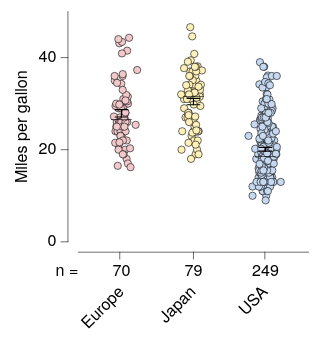

Describe this chart as a Vega-Lite specification.
### Vega-Lite specification from a JSON file in a GitHub repository (floating-point values rounded to 4 significant figures; data arrays with more than 128 entries replaced by an {"elided": "..."} marker saying what was removed)
{"background": null, "config": {"arc": {"fill": "#DBDBDB", "fillOpacity": 1.0, "innerRadius": 25.0, "padAngle": 0.03, "stroke": "black", "strokeOpacity": 1, "strokeWidth": 0.25}, "area": {"fill": "#DBDBDB", "fillOpacity": 1.0, "stroke": "black", "strokeOpacity": 1, "strokeWidth": 0.25}, "axis": {"domain": true, "domainCap": "round", "domainColor": "black", "domainWidth": 0.25, "grid": false, "gridCap": "round", "gridColor": "#F1F1F1", "gridDash": [0, 0], "gridOpacity": 1.0, "gridWidth": 0.25, "labelColor": "black", "labelFont": "HelveticaNeue", "labelFontSize": 7, "labelFontStyle": "normal", "labelFontWeight": 400, "offset": 4.5, "ticks": true, "tickCap": "round", "tickColor": "black", "tickSize": 3, "tickWidth": 0.25, "titleColor": "black", "titleFont": "HelveticaNeue", "titleFontSize": 7, "titleFontStyle": "normal", "titleFontWeight": 400}, "axisX": {"domain": true, "labelAlign": "center", "labelAngle": 0, "labels": true, "ticks": true, "translate": 0}, "axisY": {"domain": true, "labelAlign": "right", "labelAngle": 0, "labels": true, "ticks": true, "translate": 0}, "axisRight": {"domain": true, "labelAlign": "left", "labelAngle": 0, "labels": true, "ticks": true, "translate": 0}, "axisTop": {"domain": true, "labelAlign": "center", "labelAngle": 0, "labels": true, "ticks": true, "translate": 0}, "bar": {"fill": "#DBDBDB", "fillOpacity": 1.0, "stroke": "black", "strokeOpacity": 1, "strokeWidth": 0.25}, "boxplot": {"size": 9.0, "ticks": {"cornerRadius": 0.25, "fill": "black", "size": 4.5, "thickness": 0.25}, "box": {"fillOpacity": 1.0, "stroke": "black", "strokeOpacity": 1, "strokeWidth": 0.25}, "median": {"fill": "black", "fillOpacity": 1.0, "size": 9.0, "thickness": 0.25}, "rule": {"fill": "black", "fillOpacity": 1.0, "size": 10.0, "stroke": "black", "strokeDash": [0, 0], "strokeOpacity": 1, "strokeWidth": 0.25}, "outliers": {"color": "black", "fill": "black", "fillOpacity": 1.0, "size": 0, "stroke": "black", "strokeOpacity": 1, "strokeWidth": 0.25}}, "circle": {"fill": "black", "fillOpacity": 1.0, "size": 0.5, "stroke": "black", "strokeOpacity": 1, "strokeWidth": 0.25}, "errorband": {"band": {"fillOpacity": 0.6, "stroke": null, "strokeWidth": 0.25, "strokeOpacity": 1}, "borders": {"opacity": 0, "strokeOpacity": 0.25, "strokeWidth": 1}}, "errorbar": {"opacity": 1, "rule": {"strokeDash": [0, 0], "strokeWidth": 0.5}, "ticks": {"color": "black", "cornerRadius": 0.25, "opacity": 1, "size": 6.0, "thickness": 0.5}, "thickness": 0.5}, "font": "HelveticaNeue", "geoshape": {"fill": "#DBDBDB", "fillOpacity": 1.0, "stroke": "black", "strokeOpacity": 1, "strokeWidth": 0.25}, "header": {"labelColor": "black", "labelFont": "HelveticaNeue", "labelFontSize": 7, "labelFontStyle": "normal", "labelFontWeight": 400, "titleColor": "black", "titleFont": "HelveticaNeue", "titleFontSize": 7, "titleFontStyle": "normal", "titleFontWeight": 400, "titlePadding": 0}, "legend": {"disable": false, "offset": 4.5, "gradientLength": 50.0, "gradientThickness": 5.0, "gradientOpacity": 1.0, "gradientStrokeColor": "black", "gradientStrokeWidth": 0.25, "labelColor": "black", "labelFont": "HelveticaNeue", "labelFontSize": 7, "labelFontStyle": "normal", "labelFontWeight": 400, "strokeColor": "black", "strokeWidth": 0, "symbolSize": 42, "symbolStrokeColor": "black", "symbolStrokeWidth": 0.25, "titleColor": "black", "titleFont": "HelveticaNeue", "titleFontSize": 7, "titleFontStyle": "normal", "titleFontWeight": 400}, "line": {"color": "black", "stroke": "black", "strokeCap": "round", "strokeDash": [0, 0], "strokeOpacity": 1, "strokeWidth": 0.375}, "point": {"filled": true, "fill": "#DBDBDB", "fillOpacity": 1.0, "size": 5.0, "stroke": "black", "strokeOpacity": 1, "strokeWidth": 0.25}, "range": {"category": ["#C6D9F1", "#F1C9CB", "#FEF0B9", "#CEE37A", "#7AA8E0", "#E589A3", "#FDDD5D", "#68B961", "#4177B1", "#C35082", "#E5C227", "#438156"], "diverging": {"scheme": ["#C35082", "#CE6D94", "#D989A7", "#E2A4BA", "#EABFCE", "#F1DBE2", "#F6F6F6", "#D7E0EB", "#B9CBE0", "#9BB6D5", "#7DA1C9", "#5F8CBD", "#4177B1"]}, "heatmap": {"scheme": ["#DFE9F7", "#C6D9F1", "#ADC8EC", "#94B8E6", "#7AA8E0", "#6097DA", "#4D87CA", "#4177B1", "#386898", "#2F597F", "#264A69", "#1D3A58"]}, "ordinal": {"scheme": ["#F1F1F1", "#DBDBDB", "#C6C6C6", "#B2B2B2", "#9D9D9D", "#898989", "#767676", "#636363", "#515151", "#404040", "#2F2F2F", "#1F1F1F"]}, "ramp": {"scheme": ["#DFE9F7", "#C6D9F1", "#ADC8EC", "#94B8E6", "#7AA8E0", "#6097DA", "#4D87CA", "#4177B1", "#386898", "#2F597F", "#264A69", "#1D3A58"]}}, "rule": {"color": "black", "stroke": "black", "strokeCap": "round", "strokeDash": [2, 2], "strokeOpacity": 1, "strokeWidth": 0.25}, "scale": {"bandPaddingInner": 0.1, "bandPaddingOuter": 0.1, "round": false}, "rect": {"fill": "#DBDBDB", "fillOpacity": 1.0, "stroke": "black", "strokeOpacity": 1, "strokeWidth": 0.25}, "square": {"fill": "#DBDBDB", "fillOpacity": 1.0, "size": 10.0, "stroke": "black", "strokeOpacity": 1, "strokeWidth": 0.25}, "text": {"color": "black", "font": "HelveticaNeue", "fontSize": 7, "fontStyle": "normal", "fontWeight": 400}, "title": {"anchor": "middle", "frame": "group", "color": "black", "font": "HelveticaNeue", "fontSize": 7, "fontStyle": "normal", "fontWeight": 400, "subtitleColor": "black", "subtitleFont": "HelveticaNeue", "subtitleFontSize": "HelveticaNeue", "subtitleFontStyle": "normal", "subtitleFontWeight": 400}, "view": {"continuousWidth": 100, "continuousHeight": 100, "discreteWidth": 100, "discreteHeight": 100, "fill": null, "stroke": null, "strokeWidth": 0.25}}, "vconcat": [{"layer": [{"data": {"name": "data-5a85ede2053d4aec77293cfb476ae07b"}, "mark": {"type": "circle", "opacity": 1.0, "size": 10.0}, "encoding": {"color": {"field": "Origin", "legend": null, "sort": ["USA", "Europe", "Japan"], "title": null, "type": "nominal"}, "x": {"axis": {"labels": false, "title": null}, "field": "Origin", "sort": ["USA", "Europe", "Japan"], "title": "Origin", "type": "nominal"}, "xOffset": {"field": "jitter_x", "scale": {"domain": [-7.33, 7.33], "range": [5.17, 19.83]}, "type": "quantitative"}, "y": {"field": "Miles_per_Gallon", "title": "Miles per gallon", "type": "quantitative"}}}, {"data": {"name": "data-64e7897fd8423deef5c97d660b6d3367"}, "mark": {"type": "errorbar"}, "encoding": {"x": {"axis": {"labels": false, "title": null}, "field": "Origin", "sort": ["USA", "Europe", "Japan"], "title": "Origin", "type": "nominal"}, "y": {"field": "__mean", "title": "Miles per gallon", "type": "quantitative"}, "yError": {"field": "__error"}}}, {"data": {"name": "data-5a85ede2053d4aec77293cfb476ae07b"}, "mark": {"type": "boxplot", "box": {"fillOpacity": 0, "strokeOpacity": 0}, "outliers": {"opacity": 0}, "rule": {"strokeOpacity": 0}, "ticks": false}, "encoding": {"x": {"axis": {"labels": false, "title": null}, "field": "Origin", "sort": ["USA", "Europe", "Japan"], "title": "Origin", "type": "nominal"}, "y": {"field": "Miles_per_Gallon", "title": "Miles per gallon", "type": "quantitative"}}}]}, {"layer": [{"data": {"name": "data-f7b265060270c2eb724ce184e30b4700"}, "mark": {"type": "text", "align": "right", "baseline": "middle", "fontSize": 7}, "encoding": {"text": {"field": "__label", "type": "nominal"}, "x": {"value": 0}, "y": {"axis": {"domain": false, "grid": false, "labels": false, "ticks": false, "title": null}, "bandPosition": 0.5, "field": "__label", "scale": {"domain": ["n ="], "range": [0, 10]}, "sort": ["n ="], "type": "nominal"}}}, {"data": {"name": "data-1d730befcb87c9256aea8f96ff8be5d0"}, "mark": {"type": "text", "align": "center", "baseline": "middle", "fontSize": 7}, "encoding": {"text": {"field": "__value", "type": "nominal"}, "x": {"axis": {"domain": false, "grid": false, "labels": false, "ticks": false, "title": null}, "field": "__category", "sort": ["USA", "Europe", "Japan"], "type": "nominal"}, "y": {"axis": {"domain": false, "grid": false, "labels": false, "ticks": false, "title": null}, "bandPosition": 0.5, "field": "__label", "scale": {"domain": ["n ="], "range": [0, 10]}, "sort": ["n ="], "type": "nominal"}}}, {"data": {"name": "data-18c517c32ea1aeecea20d9ce61e0dd26"}, "mark": {"type": "text", "align": "right", "angle": 315, "baseline": "middle", "fontSize": 7}, "encoding": {"text": {"field": "__category", "type": "nominal"}, "x": {"axis": {"domain": false, "grid": false, "labels": false, "ticks": false, "title": null}, "field": "__category", "sort": ["USA", "Europe", "Japan"], "type": "nominal"}, "y": {"value": 12.71}}}], "height": 33, "view": {"fill": null, "stroke": null}, "width": 100}], "resolve": {"scale": {"x": "shared"}}, "spacing": 0, "$schema": "https://vega.github.io/schema/vega-lite/v6.4.1.json", "datasets": {"data-5a85ede2053d4aec77293cfb476ae07b": {"elided": "398 records"}, "data-64e7897fd8423deef5c97d660b6d3367": [{"Origin": "USA", "__mean": 20.08, "__error": 0.4058, "__dysonsphere__": 1}, {"Origin": "Japan", "__mean": 30.45, "__error": 0.6852, "__dysonsphere__": 1}, {"Origin": "Europe", "__mean": 27.89, "__error": 0.8037, "__dysonsphere__": 1}], "data-f7b265060270c2eb724ce184e30b4700": [{"__label": "n =", "__dysonsphere__": 1}], "data-1d730befcb87c9256aea8f96ff8be5d0": [{"__label": "n =", "__category": "USA", "__value": "249", "__dysonsphere__": 1}, {"__label": "n =", "__category": "Europe", "__value": "70", "__dysonsphere__": 1}, {"__label": "n =", "__category": "Japan", "__value": "79", "__dysonsphere__": 1}], "data-18c517c32ea1aeecea20d9ce61e0dd26": [{"__category": "USA", "__dysonsphere__": 1}, {"__category": "Europe", "__dysonsphere__": 1}, {"__category": "Japan", "__dysonsphere__": 1}]}}
